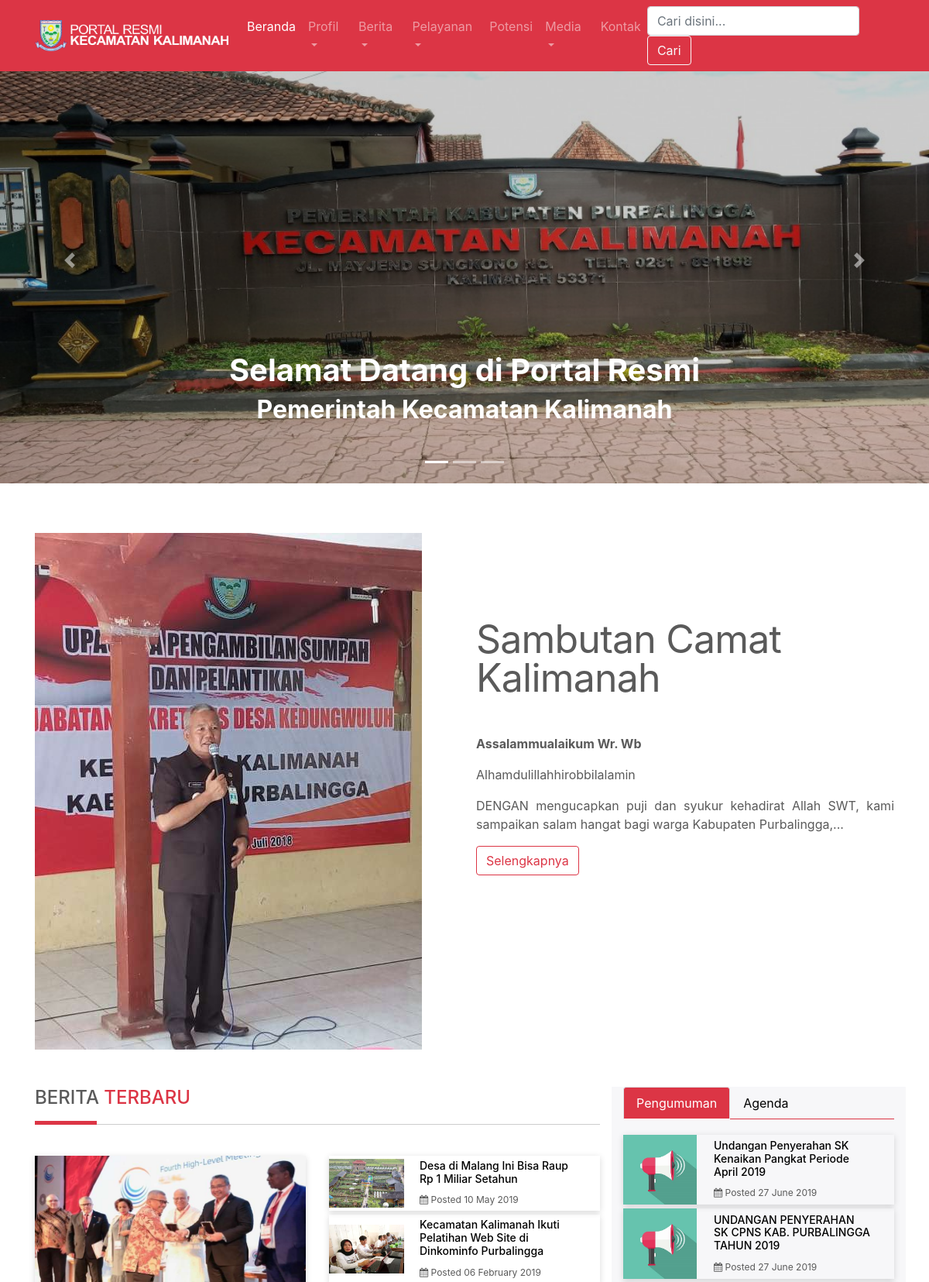
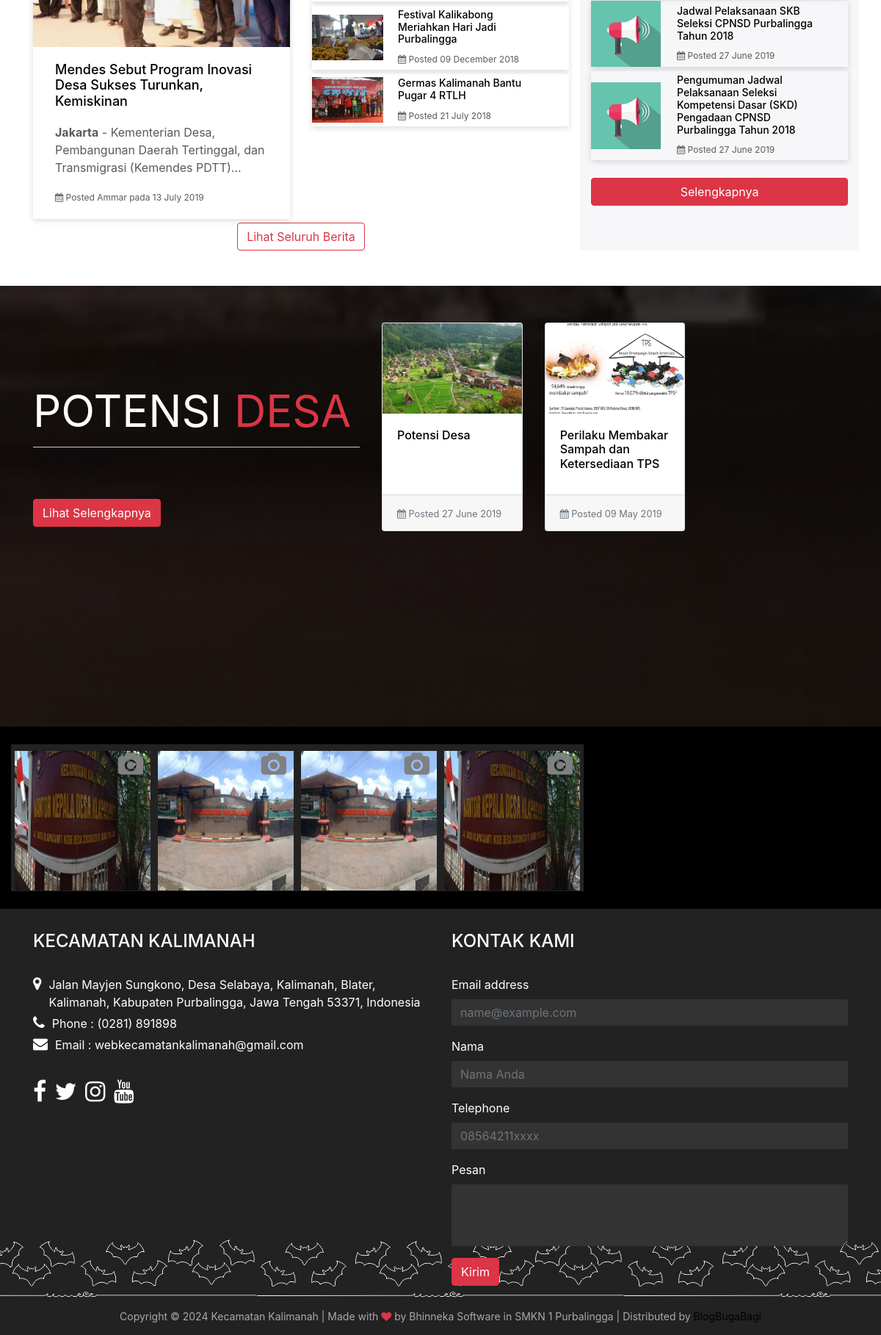
The page / on the database its author committed (2 pictures, top to bottom).
### tables this page shows
CREATE TABLE `tb_identitas` (
  `id` int(11) NOT NULL,
  `favicon` varchar(255) NOT NULL,
  `brand` varchar(255) NOT NULL,
  `email` varchar(80) NOT NULL,
  `alamat` varchar(255) NOT NULL,
  `telepon` varchar(13) NOT NULL,
  `maps` text
);

CREATE TABLE `tb_slider` (
  `id` int(11) NOT NULL,
  `gambar` varchar(255) DEFAULT NULL
);

CREATE TABLE `tb_statis` (
  `id` int(11) NOT NULL,
  `judul` varchar(100) NOT NULL,
  `isi` text NOT NULL,
  `gambar` varchar(255) DEFAULT NULL
);

CREATE TABLE `tb_berita` (
  `id` int(11) NOT NULL,
  `judul` varchar(150) NOT NULL,
  `tanggal` datetime NOT NULL,
  `isi` text NOT NULL,
  `gambar` varchar(255) DEFAULT NULL,
  `tayang` int(11) DEFAULT '0',
  `slug` varchar(200) DEFAULT NULL,
  `userid` int(11) DEFAULT NULL,
  `kategoriid` int(11) DEFAULT NULL
);

CREATE TABLE `tb_user` (
  `id` int(11) NOT NULL,
  `nama` varchar(50) NOT NULL,
  `email` varchar(50) NOT NULL,
  `jenkel` enum('L','P') NOT NULL,
  `username` varchar(50) NOT NULL,
  `password` varchar(255) NOT NULL,
  `nohp` varchar(13) NOT NULL,
  `status` enum('1','0') DEFAULT '1',
  `level` enum('1','2') DEFAULT NULL,
  `register` timestamp NOT NULL DEFAULT CURRENT_TIMESTAMP ON UPDATE CURRENT_TIMESTAMP,
  `photo` varchar(255) DEFAULT NULL
);

CREATE TABLE `tb_pengumuman` (
  `id` int(11) NOT NULL,
  `judul` varchar(150) NOT NULL,
  `tanggal` timestamp NOT NULL DEFAULT CURRENT_TIMESTAMP ON UPDATE CURRENT_TIMESTAMP,
  `userid` int(11) NOT NULL,
  `isi` text NOT NULL,
  `slug` varchar(200) NOT NULL
);

CREATE TABLE `tb_potensi` (
  `id` int(11) NOT NULL,
  `judul` varchar(150) NOT NULL,
  `tanggal` timestamp NOT NULL DEFAULT CURRENT_TIMESTAMP ON UPDATE CURRENT_TIMESTAMP,
  `isi` text NOT NULL,
  `gambar` varchar(255) DEFAULT NULL,
  `slug` varchar(200) DEFAULT NULL,
  `userid` int(11) NOT NULL
);

CREATE TABLE `tb_gallery` (
  `id` int(11) NOT NULL,
  `judul` varchar(80) NOT NULL,
  `tanggal` timestamp NOT NULL DEFAULT CURRENT_TIMESTAMP ON UPDATE CURRENT_TIMESTAMP,
  `gambar` varchar(255) DEFAULT NULL,
  `albumid` int(11) DEFAULT NULL,
  `userid` int(11) DEFAULT NULL
);

CREATE TABLE `tb_socmed` (
  `id` int(11) NOT NULL,
  `nama` varchar(100) DEFAULT NULL,
  `url` varchar(255) DEFAULT NULL,
  `icon` varchar(80) DEFAULT NULL
);

### application/views/beranda.php (the view, shortened to what the rows shown need)
<?php $this->load->view('template/header');
$this->load->view('template/menu')?>
<main role="main">
  <div id="myCarousel" class="carousel slide" data-ride="carousel">
    <div class="carousel-inner">
      <?php
$x = 0;
foreach ($slider->result_array() as $i):
	$x++;
	?>
			       <div class="carousel-item<?php if ($x == 1) {echo ' active';}?>">
			        <img style="z-index: -1; opacity: 0.8;" class="first-slide" src="<?php echo 'assets/images/slider/' . $i['gambar'] ?>" alt="First slide">
			        <div class="container" style="z-index: 1">
			          <div class="carousel-caption">
			            <h1><b>Selamat Datang di Portal Resmi</b></h1>
			            <h2><b>Pemerintah Kecamatan Kalimanah</b></h2>
			          </div>
			        </div>
			      </div>
			    <?php endforeach;?>
  </div>
</div>
<div class="marketing">
  <div class="container">
    <?php $r = $statis->row_array()?>
    <div class="row featurette">
      <div class="col-md-6">
        <img class="featurette-image img-fluid mx-auto" src="assets/images/sambutan/<?php echo $r['gambar'] ?>" alt="Camat Kalimanah">
      </div>
      <div class="col-md-6">
        <h2 class="featurette-heading"><?php echo $r['judul'] ?></h2><br>
        <p style="text-align: justify;" class="lead"><?php echo limit_words($r['isi'], 20) . '...'; ?></p>
        <a href="<?php echo site_url('sambutan'); ?>" class="btn btn-outline-danger">Selengkapnya</a>
      </div>
    </div>
    <div class="row featurette">
      <?php
$b = $ber_pertama->row_array();
?>
      <div class="col-md-8">
        <div class="row">
          <div  class="col-12 col-md-6">
            <div class="single-blog-post">
              <div class="post-thumbnail">
                <img src="assets/images/<?php echo $b['gambar'] ?>" alt="" class="img-fluid" >
              </div>
              <div class="post-content">
                <a href="<?php echo site_url('berita/vw-' . $b['slug']); ?>" class="headline">
                  <h5><?php echo $b['judul'] ?></h5>
                </a>
                <p><?php echo limit_words($b['isi'], 10) . '...'; ?></p>
                <div class="post-meta">
                  <p><i class="fa fa-calendar"></i> Posted <?php echo $b['nama'] . ' pada ' . $b['tanggal1'] ?>  </p>
                </div>
              </div>
            </div>
          </div>
          <div class="col-12 col-md-6">
            <?php foreach ($berita->result() as $row): ?>
             <a href="<?php echo site_url('berita/vw-' . $row->slug); ?>">
               <div class="single-blog-post post-style-2 d-flex align-items-center">
                 <div class="post-thumbnail">
                   <img src="<?php echo base_url() . 'assets/images/' . $row->gambar; ?>" alt="" class="img-fluid" width="120">
                 </div>
                 <div class="post-content">
                   <a href="<?php echo site_url('berita/vw-' . $row->slug); ?>" class="headline">
                     <h5><?php echo $row->judul; ?></h5>
                   </a>
                   <div class="post-meta">
                    <p><i class="fa fa-calendar"></i>   Posted <?php echo $row->tanggal1; ?></p>
                  </div>
                </div>
              </div>
            </a>
          <?php endforeach;?>
          <br>
        </div>
      </div>
    </div>
    <div class="col-md-4" style="background-color: #F7F7F9">
      <div class="tab-content" id="nav-tabContent">
        <div class="tab-pane fade show active" id="nav-pengumuman" role="tabpanel" aria-labelledby="nav-pengumuman-tab">
         <?php foreach ($pengumuman->result() as $row): ?>
          <a href="<?php echo site_url('pengumuman/vw:' . $row->slug); ?>">
            <div class="single-blog-post post-style-2 d-flex align-items-center">
              <div class="post-thumbnail">
                <img src="assets/images/pengumuman.jpg" alt="" class="img-fluid" width="95" >
              </div>
              <div class="post-content">
                <a href="<?php echo site_url('pengumuman/vw:' . $row->slug); ?>" class="headline">
                  <h5><?php echo $row->judul; ?></h5>
                </a>
                <div class="post-meta">
                  <p><i class="fa fa-calendar"></i> Posted <?php echo $row->tanggal1 ?>  </p>
                </div>
              </div>
            </div>
          </a>
        <?php endforeach;?>
        <br>
      </div>
  </div>
</div>
</div>
</div>
<div class="jumbotron-fluid paral paralsec">
  <div class="container ngeset">
    <div class="row">
     <div class="col-md-5">
       <h2 class="p-title1" style="margin-bottom: 70px;">POTENSI <span style="color:#DC3545;">DESA</span></h2>
     </div>
     <div class="col-md-7 ">
      <div class="grouppalsu row">
        <?php foreach ($potensi->result() as $row): ?>
          <a href="<?php echo site_url('potensi/vw:' . $row->slug); ?>">
            <div class="col-md-4 col-sm-4"  style="margin-bottom: 10px">
             <div class="card">
              <img class="card-img-top" src="<?php echo 'assets/images/potensi/' . $row->gambar ?>" alt="Card image cap">
              <div class="card-body">
                <a href="<?php echo site_url('potensi/vw:' . $row->slug); ?>"><h6 class="card-title"><?php echo $row->judul ?></h6></a>
              </div>
              <div class="card-footer">
                <small class="text-muted"><i class="fa fa-calendar"></i> Posted <?php echo $row->tanggal1 ?></small>
              </div>
            </div>
          </div>
        </a>
      <?php endforeach;?>
    </div>
  </div>
</div>
</div>
</div>
<div class="section" id="media" style="background: black">
 <br>
 <div class="col-sm-12 col-md-12">
  <div class="row">
   <?php foreach ($galeri->result() as $row): ?>
    <div class="col-sm-2  col-md-2" >
      <div class="hovereffect">
        <a href="<?php echo site_url('gallery') ?>" class="media-item">
          <img src="<?php echo site_url('assets/images/') . $row->gambar ?>" alt="" class="img-fluid bg1">
          <i class="fa fa-camera icon fa-2x" style="color: gray;right: 10px;position: absolute;top: 7px;"></i>
          <div class="overlay">
          </div>
        </a>
      </div>
    </div>
  <?php endforeach;?>
</div>
<br>
</div>
</div>
<div class="section" id="contact">
  <div class="container">
    <div class="row row-contact">
      <div class="col-sm-6">
        <?php $a = $identitas->row_array()?>
        <div class="box">
          <br/>
          <div class="media">
            <div class="media-left"><i class="icons fa fa-map-marker"></i></div>
            <div class="media-body">
              <?php echo $a['alamat']; ?>
            </div>
          </div>
          <div class="media">
            <div class="media-left"><i class="icons fa fa-phone"></i></div>
            <div class="media-body">
              Phone : <?php echo $a['telepon'] ?>
            </div>
          </div>
          <div class="media">
            <div class="media-left"><i class="icons fa fa-envelope"></i></div>
            <div class="media-body">
              Email : <?php echo $a['email'] ?></div>
            </div>
            <br/>
            <div class="social-media-icons col-xs-12">
              <ul class="list-inline col-xs-12">
                <?php foreach ($socmed->result() as $socmed): ?>
                  <a href="<?php echo $socmed->url ?>"><i class="<?php echo $socmed->icon ?>  fa-2x"></i></a>
                <?php endforeach;?>
              </ul>
            </div>
          </div>
        </div>
      </div>
    </div>
  </div>
</div>

### application/views/template/menu.php (shortened to what the rows shown need)
<?php $iden = $iden->row_array()?>
<header>
  <nav class="navbar navbar-expand-xl navbar-dark fixed-top bg-danger">
    <div class="container">
      <a class="navbar-brand" href="<?php echo site_url() ?>">
        <img src="<?php echo base_url() . 'assetss/favicon/' . $iden['brand'] ?>" width="250" height="40" alt="">
      </a>
</div>
</nav>
</header>

### rows shown on the page
tb_identitas: brand (picture), alamat "Jalan Mayjen Sungkono, Desa Selabaya, Kalimanah, Blater, Kalimanah, Kabupaten Purbalingga, Jawa Tengah 53371, Indonesia", telepon "(0281) 891898", email "webkecamatankalimanah@gmail.com"
tb_slider: gambar (picture)
tb_statis: gambar (picture), judul "Sambutan Camat Kalimanah", isi "Assalammualaikum Wr. Wb Alhamdulillahhirobbilalamin DENGAN mengucapkan puji dan syukur kehadirat Allah SWT, kami sampaikan salam hangat bagi warga Kabupaten Purbalingga,"
tb_berita: gambar (picture), judul "Mendes Sebut Program Inovasi Desa Sukses Turunkan, Kemiskinan", isi "Jakarta - Kementerian Desa, Pembangunan Daerah Tertinggal, dan Transmigrasi (Kemendes PDTT)", userid.nama "Ammar"
tb_berita: gambar (picture), judul "Desa di Malang Ini Bisa Raup Rp 1 Miliar Setahun", tanggal1 "10 May 2019"
tb_berita: gambar (picture), judul "Kecamatan Kalimanah Ikuti Pelatihan Web Site di Dinkominfo Purbalingga", tanggal1 "06 February 2019"
tb_berita: gambar (picture), judul "Festival Kalikabong Meriahkan Hari Jadi Purbalingga", tanggal1 "09 December 2018"
tb_berita: gambar (picture), judul "Germas Kalimanah Bantu Pugar 4 RTLH", tanggal1 "21 July 2018"
tb_pengumuman: judul "Undangan Penyerahan SK Kenaikan Pangkat Periode April 2019", tanggal1 "27 June 2019"
tb_pengumuman: judul "UNDANGAN PENYERAHAN SK CPNS KAB. PURBALINGGA TAHUN 2019", tanggal1 "27 June 2019"
tb_pengumuman: judul "Jadwal Pelaksanaan SKB Seleksi CPNSD Purbalingga Tahun 2018", tanggal1 "27 June 2019"
tb_pengumuman: judul "Pengumuman Jadwal Pelaksanaan Seleksi Kompetensi Dasar (SKD) Pengadaan CPNSD Purbalingga Tahun 2018", tanggal1 "27 June 2019"
tb_potensi: gambar (picture), judul "Potensi Desa", tanggal1 "27 June 2019"
tb_potensi: gambar (picture), judul "Perilaku Membakar Sampah dan Ketersediaan TPS", tanggal1 "09 May 2019"
tb_gallery: gambar (picture)
tb_gallery: gambar (picture)
tb_gallery: gambar (picture)
tb_gallery: gambar (picture)

### other values the page prints
$b['tanggal1'] "13 July 2019"
